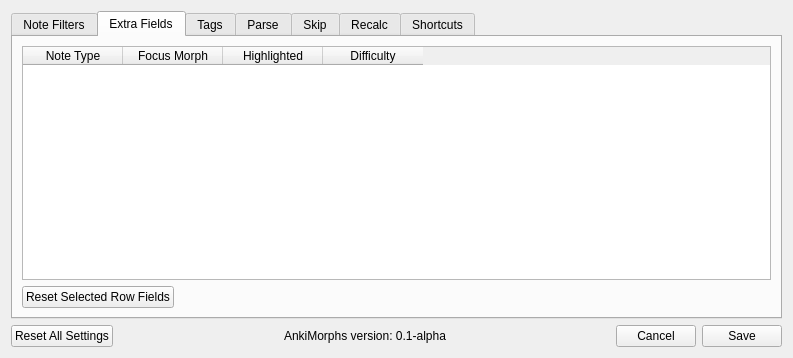
<?xml version="1.0" encoding="UTF-8"?>
<ui version="4.0">
 <class>Dialog</class>
 <widget class="QDialog" name="Dialog">
  <property name="geometry">
   <rect>
    <x>0</x>
    <y>0</y>
    <width>793</width>
    <height>358</height>
   </rect>
  </property>
  <property name="windowTitle">
   <string>AnkiMorph Settings</string>
  </property>
  <layout class="QVBoxLayout" name="verticalLayout_2">
   <item>
    <layout class="QVBoxLayout" name="verticalLayout">
     <item>
      <widget class="QTabWidget" name="tabWidget">
       <property name="currentIndex">
        <number>1</number>
       </property>
       <widget class="QWidget" name="note_filters_tab">
        <attribute name="title">
         <string>Note Filters</string>
        </attribute>
        <layout class="QVBoxLayout" name="verticalLayout_4">
         <item>
          <layout class="QVBoxLayout" name="verticalLayout_3">
           <item>
            <widget class="QTableWidget" name="note_filters_table">
             <column>
              <property name="text">
               <string>Note Type</string>
              </property>
             </column>
             <column>
              <property name="text">
               <string>Tags</string>
              </property>
             </column>
             <column>
              <property name="text">
               <string>Field</string>
              </property>
             </column>
             <column>
              <property name="text">
               <string>Morphemizer</string>
              </property>
             </column>
             <column>
              <property name="text">
               <string>Read</string>
              </property>
             </column>
             <column>
              <property name="text">
               <string>Modify</string>
              </property>
             </column>
            </widget>
           </item>
           <item>
            <layout class="QHBoxLayout" name="horizontalLayout_2">
             <item>
              <widget class="QPushButton" name="delete_row_button">
               <property name="text">
                <string>Delete Selected Row</string>
               </property>
              </widget>
             </item>
             <item>
              <spacer name="horizontalSpacer_3">
               <property name="orientation">
                <enum>Qt::Horizontal</enum>
               </property>
               <property name="sizeHint" stdset="0">
                <size>
                 <width>40</width>
                 <height>20</height>
                </size>
               </property>
              </spacer>
             </item>
             <item>
              <widget class="QPushButton" name="add_new_row_button">
               <property name="text">
                <string>Add New Row</string>
               </property>
              </widget>
             </item>
            </layout>
           </item>
          </layout>
         </item>
        </layout>
       </widget>
       <widget class="QWidget" name="extra_fields_tab">
        <attribute name="title">
         <string>Extra Fields</string>
        </attribute>
        <layout class="QVBoxLayout" name="verticalLayout_6">
         <item>
          <layout class="QVBoxLayout" name="verticalLayout_5">
           <item>
            <widget class="QTableWidget" name="extra_fields_table">
             <column>
              <property name="text">
               <string>Note Type</string>
              </property>
             </column>
             <column>
              <property name="text">
               <string>Focus Morph</string>
              </property>
             </column>
             <column>
              <property name="text">
               <string>Highlighted</string>
              </property>
             </column>
             <column>
              <property name="text">
               <string>Difficulty</string>
              </property>
             </column>
            </widget>
           </item>
           <item>
            <layout class="QHBoxLayout" name="horizontalLayout_3">
             <item>
              <widget class="QPushButton" name="reset_extra_fields_row_button">
               <property name="text">
                <string>Reset Selected Row Fields</string>
               </property>
              </widget>
             </item>
             <item>
              <spacer name="horizontalSpacer_4">
               <property name="orientation">
                <enum>Qt::Horizontal</enum>
               </property>
               <property name="sizeHint" stdset="0">
                <size>
                 <width>40</width>
                 <height>20</height>
                </size>
               </property>
              </spacer>
             </item>
            </layout>
           </item>
          </layout>
         </item>
        </layout>
       </widget>
       <widget class="QWidget" name="tab_2">
        <attribute name="title">
         <string>Tags</string>
        </attribute>
        <layout class="QGridLayout" name="gridLayout_2">
         <item row="0" column="0">
          <layout class="QGridLayout" name="gridLayout">
           <item row="0" column="0">
            <widget class="QCheckBox" name="checkBox">
             <property name="text">
              <string>CheckBox</string>
             </property>
            </widget>
           </item>
           <item row="1" column="0">
            <widget class="QCheckBox" name="checkBox_2">
             <property name="text">
              <string>CheckBox</string>
             </property>
            </widget>
           </item>
           <item row="2" column="0">
            <widget class="QCheckBox" name="checkBox_3">
             <property name="text">
              <string>CheckBox</string>
             </property>
            </widget>
           </item>
          </layout>
         </item>
        </layout>
       </widget>
       <widget class="QWidget" name="tab_7">
        <attribute name="title">
         <string>Parse</string>
        </attribute>
       </widget>
       <widget class="QWidget" name="tab_4">
        <attribute name="title">
         <string>Skip</string>
        </attribute>
       </widget>
       <widget class="QWidget" name="tab_5">
        <attribute name="title">
         <string>Recalc</string>
        </attribute>
       </widget>
       <widget class="QWidget" name="tab_6">
        <attribute name="title">
         <string>Shortcuts</string>
        </attribute>
       </widget>
      </widget>
     </item>
     <item>
      <layout class="QHBoxLayout" name="horizontalLayout">
       <item>
        <widget class="QPushButton" name="pushButton_3">
         <property name="text">
          <string>Reset All Settings</string>
         </property>
        </widget>
       </item>
       <item>
        <spacer name="horizontalSpacer_2">
         <property name="orientation">
          <enum>Qt::Horizontal</enum>
         </property>
         <property name="sizeHint" stdset="0">
          <size>
           <width>40</width>
           <height>20</height>
          </size>
         </property>
        </spacer>
       </item>
       <item>
        <widget class="QLabel" name="label">
         <property name="text">
          <string>AnkiMorphs version: 0.1-alpha</string>
         </property>
        </widget>
       </item>
       <item>
        <spacer name="horizontalSpacer">
         <property name="orientation">
          <enum>Qt::Horizontal</enum>
         </property>
         <property name="sizeHint" stdset="0">
          <size>
           <width>40</width>
           <height>20</height>
          </size>
         </property>
        </spacer>
       </item>
       <item>
        <widget class="QPushButton" name="cancel_button">
         <property name="text">
          <string>Cancel</string>
         </property>
        </widget>
       </item>
       <item>
        <widget class="QPushButton" name="save_button">
         <property name="text">
          <string>Save</string>
         </property>
        </widget>
       </item>
      </layout>
     </item>
    </layout>
   </item>
  </layout>
 </widget>
 <resources/>
 <connections/>
</ui>
